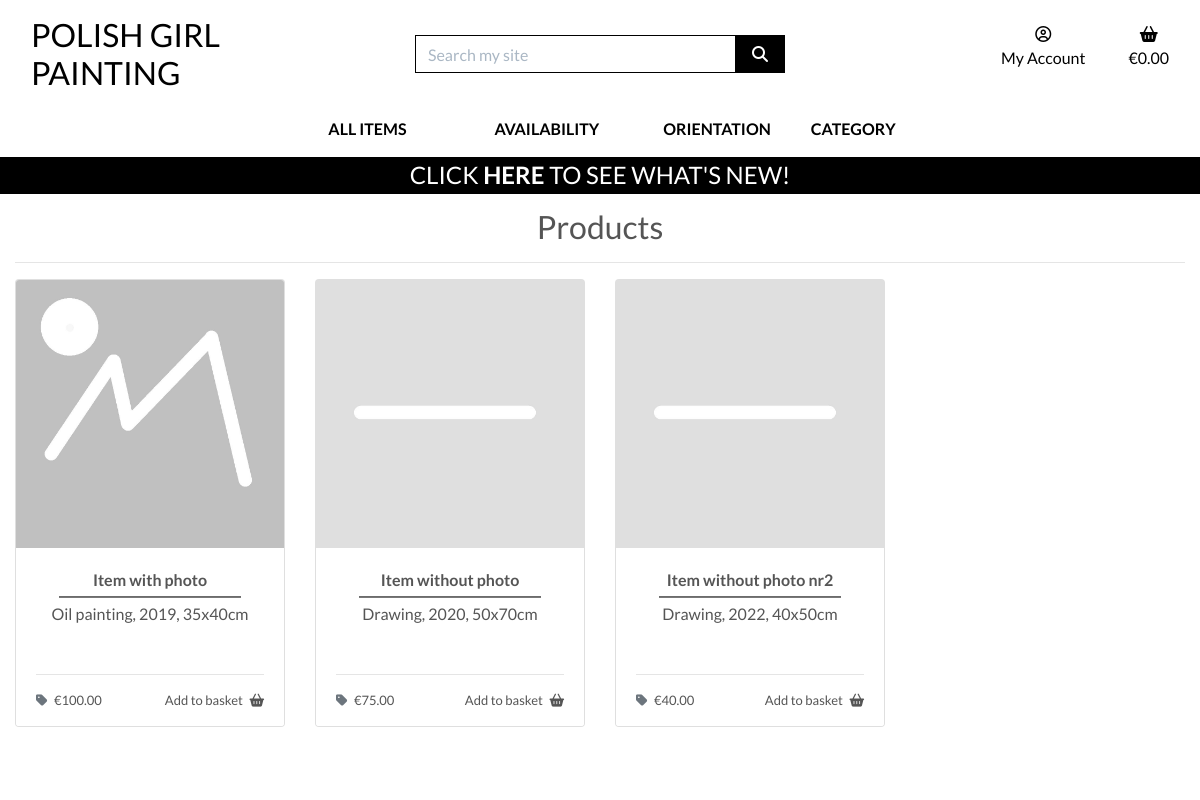
/products/, run on an earlier commit of the app's database.
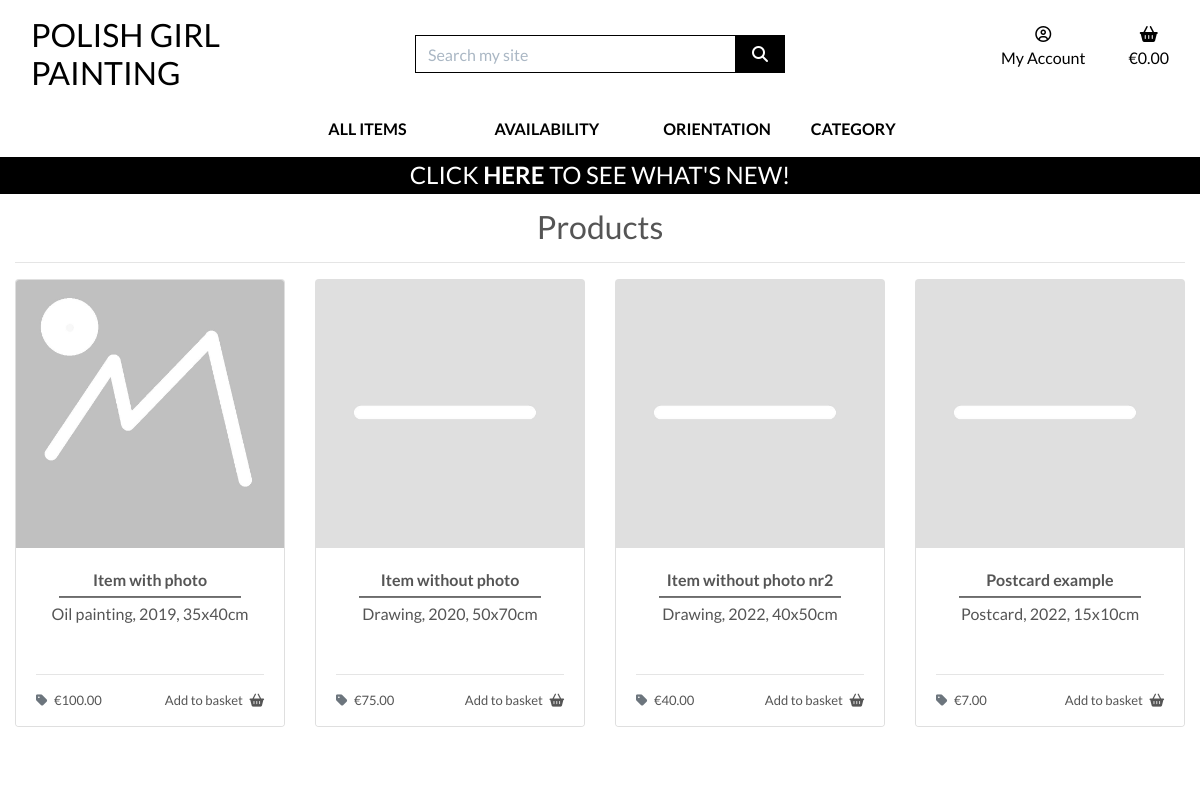
And on a later commit of the database.
### products/models.py (models this page shows, shortened)
class Product(models.Model):
    sku = models.CharField(
        max_length=254,
        null=True,
        blank=True)
    title = models.CharField(
        max_length=254,
        unique=True)
    excerpt = models.TextField(
        blank=True)
    description = models.TextField()
    price = models.DecimalField(
        max_digits=6,
        decimal_places=2,
        null=True,
        blank=True)
    image = models.ImageField(
        null=True,
        blank=True)
    category = models.ForeignKey(
        'Category',
        null=True,
        blank=True,
        on_delete=models.SET_NULL)
    orientation = models.CharField(
        max_length=9,
        choices=ORIENTATION,
        null=True,
        blank=True)
    is_unique = models.BooleanField(
        default=True)
    priority = models.CharField(
        max_length=10,
        choices=PRIORITY_CHOICES,
        default="3 - Normal",
        null=True,
        blank=True)
    highlight = models.BooleanField(
        default=False)
    available = models.BooleanField(
        default=True)
    live = models.BooleanField(
        default=False)
    created_on = models.DateTimeField(
        auto_now_add=True)
    updated_on = models.DateTimeField(
        auto_now=True)
    class Meta:
        ordering = ['priority', 'created_on']

### products/views.py (the view, shortened to what this page needs)
def all_products(request):
    products = Product.objects.all()
    query = None
    availability = None
    orientations = None
    categories = None
    highlights = None
    context = {
        'products': products,
        'search_term': query,
        'current_availability': availability,
        'current_orientations': orientations,
        'current_categories': categories,
        'highlights': highlights,
    }
    return render(request, 'products/products.html', context)

### bag/contexts.py (called while the page is built, shortened)
def bag_contents(request):
    bag_items = []
    total = 0
    product_count = 0
    bag = request.session.get('bag', {})
    if total < settings.FREE_DELIVERY_THRESHOLD:
        delivery = total * Decimal(settings.STANDARD_DELIVERY_PERCENTAGE / 100)
        free_delivery_delta = settings.FREE_DELIVERY_THRESHOLD - total
    else:
        delivery = 0
        free_delivery_delta = 0
    grand_total = delivery + total
    context = {
        'bag_items': bag_items,
        'total': total,
        'product_count': product_count,
        'delivery': delivery,
        'free_delivery_delta': free_delivery_delta,
        'free_delivery_threshold': settings.FREE_DELIVERY_THRESHOLD,
        'grand_total': grand_total,
    }
    return context

### products/templates/products/products.html (shortened to what this page needs)
{% extends "base.html" %}
{% load static %}
{% block page_header %}
    <div class="container header-container">
    </div>
{% endblock %}
{% block content %}
    <div class="overlay"></div>
    <div class="container-fluid">
        <div class="row">
            <div class="col-12 text-center mt-5">
                <h2>
                    {% if search_term %}
                        {{ products|length }} item{% if products|length != 1 %}s {% endif %} found for <strong>{{ search_term }}</strong>
                    {% elif current_availability %}
                        {{ products|length }} item{% if products|length != 1 %}s {% endif %} found <strong>{{ products.available }}</strong>
                    {% elif current_categories %}
                        {% for c in current_categories %}
                            <a href="{% url 'products' %}?category={{ c.name }}">
                                {{ c.friendly_name }}s
                            </a>
                        {% endfor %}
                    {% else %}
                        Products
                    {% endif %}
                </h2>
                <hr class="mb-3">
            </div>
            <div class="col">
                <div class="row">
                    {% for product in products %}
                        {% if product.live %}
                            <div class="col-md-4 col-xl-3 mb-3">
                                <div class="card h-100">
                                    {% if product.image %}
                                        <a href="{% url 'product_detail' product.id %}">
                                            <img src="{{ product.image.url }}" alt="{{ product.title }}" class="card-img-top img-fluid">
                                        </a>
                                    {% else %}
                                        <a href="{% url 'product_detail' product.id %}">
                                            <img src="{{ MEDIA_URL }}placeholder.jpg" alt="{{ product.title }}" class="card-image-top img-fluid">
                                        </a>
                                    {% endif %}
                                    <div class="card-body text-center">
                                        <p class="mb-0 font-weight-bold">{{ product.title }}</p>
                                        <hr class="hr-middle">
                                        <p class="mb-0">{{ product.excerpt }}</p>
                                    </div>
                                    {% if product.price %}
                                        <div class="card-footer">
                                            <div class="row">
                                                <div class="col">
                                                    <hr>
                                                    <p class="float-left">
                                                        <i class="fas fa-tag mr-1 text-muted"></i> &euro;{{ product.price }}
                                                    </p>
                                                    <p class="float-right">
                                                        Add to basket
                                                        <i class="fas fa-shopping-basket ml-1"></i>
                                                    </p>
                                                </div>
                                            </div>
                                        </div>
                                    {% endif %}
                                </div>
                            </div>
                        {% endif %}
                    {% endfor %}
                </div>
            </div>
        </div>
    </div>
{% endblock %}

### templates/base.html (shortened to what this page needs)
{% load static %}
<!doctype html>
<html lang="en">
    <head>
        {% block corecss %}
            <link rel="stylesheet" href="https://cdn.jsdelivr.net/npm/bootstrap@4.4.1/dist/css/bootstrap.min.css">
            <link rel="stylesheet" href="{% static 'css/base.css' %}">
        {% endblock %}
    </head>
    <body>
        <header class="container-fluid fixed-top">
            <div id="topnav" class="row bg-white pt-lg-2 d-none d-lg-flex">
                <div class="col-12 col-lg-4 my-auto py-1 py-lg-0 text-center text-lg-left">
                    <a href="{% url 'home' %}" class="nav-link main-logo-link">
                        <h2 class="logo-font text-black my-0">
                            Polish Girl Painting
                        </h2>
                    </a>
                </div>
                <div class="col-12 col-lg-4 my-auto py-1 py-lg-0">
                    <form method="GET" action="{% url 'products' %}">
                        <div class="input-group w-100">
                            <input type="text" class="form-control border border-black rounded-0" type="text" name="q" placeholder="Search my site">
                            <div class="input-group-append">
                                <button class="form-control btn btn-black border border-black rounded-0" type="submit">
                                    <span class="icon">
                                        <i class="fas fa-search"></i>
                                    </span>
                                </button>
                            </div>
                        </div>
                    </form>
                </div>
                <div class="col-12 col-lg-4 my-auto py-1 py-lg-0">
                    <ul class="list-inline list-unstyled text-center text-lg-right my-0">
                        <li class="list-inline-item dropdown">
                            <a class="text-black nav-link" href="#" id="user-options" data-toggle="dropdown" aria-haspopup="true" aria-expanded="false">
                                <div class="text-center">
                                    <div><i class="far fa-user-circle"></i></div>
                                    <p class="my-0">My Account</p>
                                </div>
                            </a>
                        </li>
                        <li class="list-inline-item">
                            <a class="{% if grand_total %}text-info font-weight-bold{% else %}text-black{% endif %} nav-link" href="{% url 'view_bag' %}">
                                <div class="text-center">
                                    <div><i class="fas fa-shopping-basket"></i></div>
                                    <p class="my-o">
                                        {% if grand_total %}
                                            &euro;{{ grand_total|floatformat:2 }}
                                        {% else %}
                                            &euro;0.00
                                        {% endif %}
                                    </p>
                                </div>
                            </a>
                        </li>
                    </ul>
                </div>
            </div>
            <div class="row bg-white">
                <nav class="navbar navbar-expand-lg navbar-light w-100">
                    {% include 'includes/main-nav.html' %}
                </nav>
            </div>
            <div class="top-banner row text-center">
                <div class="col bg-black text-white">
                    <h4 class="logo-font my-1">
                        Click
                        <a href="{% url 'products' %}?highlight=True" class="text-white"><strong>here</strong></a>
                        to see what's new!
                    </h4>
                </div>
            </div>
        </header>
        {% block page_header %}
        {% endblock %}
        {% block content %}
        {% endblock %}
    </body>
</html>

### templates/includes/main-nav.html (shortened to what this page needs)
<div class="collapse navbar-collapse" id="main-nav">
    <ul class="navbar-nav w-auto mx-auto">
        <li class="nav-item">
            <a href="{% url 'products' %}" class="logo-font font-weight-bold nav-link text-black mr-5">All Items</a>
        </li>
        <li class="nav-item dropdown">
            <a class="logo-font font-weight-bold nav-link text-black mr-5" href="#" id="availability-link" data-toggle="dropdown" aria-haspopup="true" aria-expanded="false">
                Availability
            </a>
        </li>
        <li class="nav-item dropdown">
            <a class="logo-font font-weight-bold nav-link text-black mr-5" href="#" id="orientation-link" data-toggle="dropdown" aria-haspopup="true" aria-expanded="false">
                Orientation
            </a>
        </li>
        <li class="nav-item dropdown">
            <a class="logo-font font-weight-bold nav-link text-black" href="#" id="category-link" data-toggle="dropdown" aria-haspopup="true" aria-expanded="false">
                Category
            </a>
        </li>
    </ul>
</div>

### static/css/base.css (style rules this page uses)
html { height: 100%; }
body { background: url('/media/homepage_background.jpg') no-repeat center center fixed; background-size: cover; height: calc(100vh - 164px); color: #555; font-family: 'Lato'; }
a:link { color: black; text-decoration: none; }
.hr-middle { height: 0.25px; background: rgb(120, 120, 120); width: 80%; margin: .25rem 10% .25rem 10%; }
.card-footer { background-color: #fff; border-top: none; padding-bottom: 0; }
.card-footer p { font-size: small; }
.icon { align-items: center; display: inline-flex; justify-content: center; height: 1.5rem; width: 1.5rem; }
.logo-font { text-transform: uppercase; }
.main-logo-link { width: fit-content; }
.btn-black { background: black; color: white !important; }
.text-black { color: #000 !important; }
.border-black { border: 1px solid black !important; }
.bg-black { background: #000 !important; }
.overlay { height: 100%; width: 100%; top: 0; left: 0; position: fixed; background: white; z-index: -1; }
input[name='q']::placeholder { color: #aab7c4; }
@media (min-width: 1200px) { .container { max-width: 80%; } }
@media (min-width: 992px) { .header-container { padding-top: 160px; } }
@media (min-width: 992px) { .dropdown > a { text-align: center; width: 100%; } }

What changed in the data, as far as the page shows it:
added Product: live True (drawn), title "Postcard example", excerpt "Postcard, 2022, 15x10cm", price "7.00"
